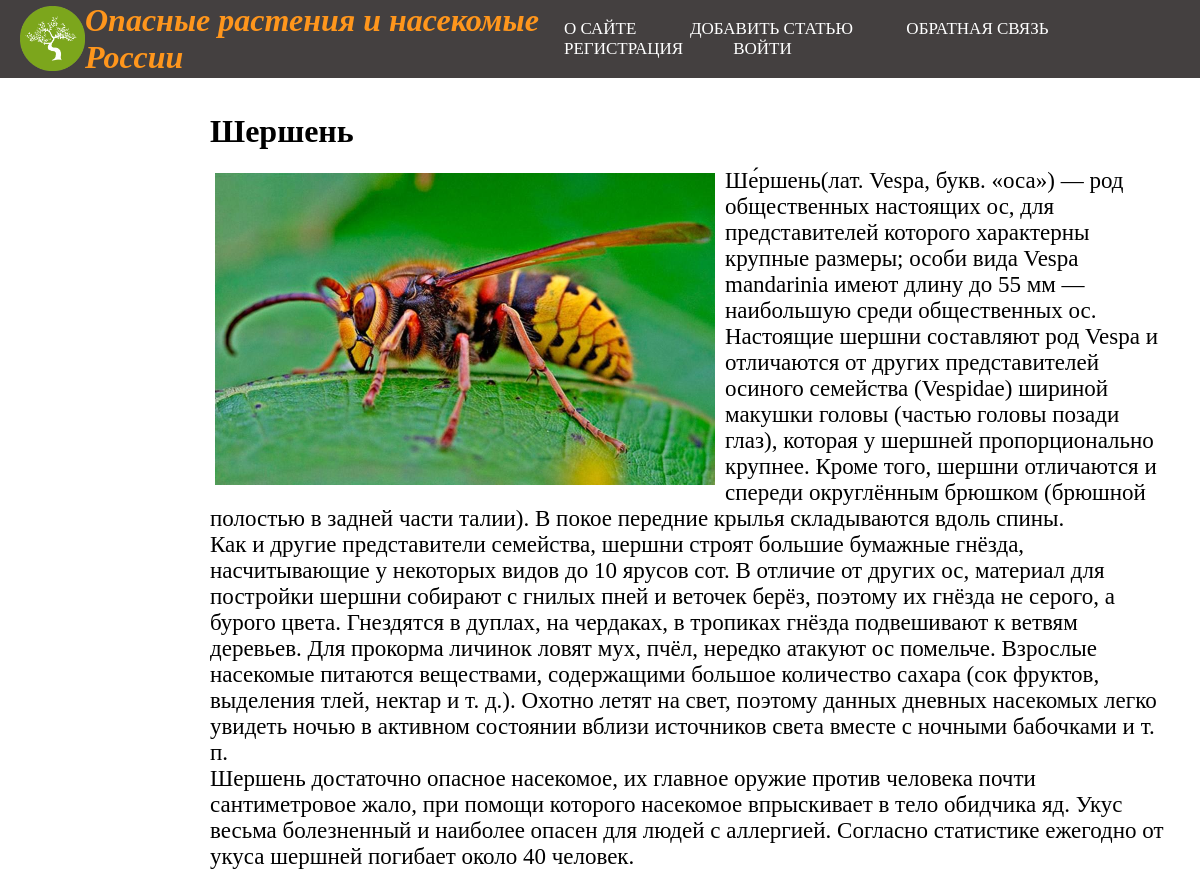
The app's page /post/Shershenj/ with its own data.
### main/models.py (models this page shows, shortened)
class Top_5(models.Model):
    title = models.CharField(max_length=100, verbose_name='Название растения или насекомого')
    slug = models.SlugField(max_length=100, unique=True, db_index=True, verbose_name='URL')
    content = models.TextField(verbose_name='Текст статьи')
    photo = models.ImageField(upload_to='photos', verbose_name='Фото')
    time_create = models.DateTimeField(auto_now_add=True, verbose_name='Дата создания')
    time_update = models.DateTimeField(auto_now=True, verbose_name='Дата изменения')
    is_published = models.BooleanField(default=True, verbose_name='Публикация')
    cat = models.ForeignKey('Category', on_delete=models.PROTECT, verbose_name='Категория')
    def __str__(self):
        return self.title
    class Meta:
        verbose_name = 'Топ 5'
        verbose_name_plural = 'Топ 5'
        ordering = ['id']

### main/views.py (the view)
# urls.py: path('post/<slug:post_slug>/', ShowPost.as_view(), name='post'),
class ShowPost(DataMixin, DetailView):
    model = Top_5
    template_name = 'main/post.html'
    slug_url_kwarg = 'post_slug'
    context_object_name = 'post'
    def get_context_data(self, *, object_list=None, **kwargs):
        context = super().get_context_data(**kwargs)
        c_def = self.get_user_context(title=context['post'])
        return dict(list(context.items()) + list(c_def.items()))

### main/utils.py (called while the page is built)
    def get_user_context(self, **kwargs):
        context = kwargs
        cats = Category.objects.all()
        context['menu'] = menu
        context['cats'] = cats
        if 'cat_selected' not in context:
            context['cat_selected'] = 0
        return context

### main/templates/main/post.html
{% extends 'main/base.html' %}
{% block content %}
<div class="container_post">
    <h1>{{post.title}}</h1>
    <br>
    {% if post.photo %}
    <p><img class="article_photo" src="{{post.photo.url}}"></p>
    {% endif %}
    <div class="content_post">
        {{post.content|linebreaks}}
    </div>
</div>
{% endblock %}

### main/static/main/css/style.css (style rules this page uses)
* { margin: 0; padding: 0; box-sizing: border-box; }
img { max-width: 300px; height: auto; margin: 5px 10px 5px 5px; }
.article_photo { max-width: 500px; height: auto; margin: 5px 10px 5px 5px; float: left; }
.container_post { width: 80%; float: right; margin: 5px 30px 5px 5px; }
.content_post { font-size: 23px; }

### records on screen
Top_5: title "Шершень", photo (picture), content "Ше́ршень(лат. Vespa, букв. «оса») — род общественных настоящих ос, для представителей которого характерны крупные размеры; особи вида Vespa mandarinia имеют длину до 55 мм — наибольшую среди общественных ос. Настоящие шершни составляют род Vespa и отличаются от других представителей осиного семейства (Vespidae) шириной макушки головы (частью головы позади глаз), которая у шершней пропорционально крупнее. Кроме того, шершни отличаются и спереди округлённым брюшком (брюшной полостью в задней части талии). В покое передние крылья складываются вдоль спины. Как и другие представители семейства, шершни строят большие бумажные гнёзда, насчитывающие у некоторых видов до 10 ярусов сот. B отличие от…"

### other values on screen
{{ m.title }} "О САЙТЕ" "ДОБАВИТЬ СТАТЬЮ" "ОБРАТНАЯ СВЯЗЬ"
